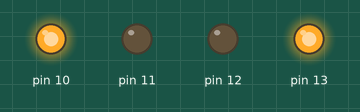
Simulated run of this sketch. Board: Arduino Uno, built with avr-gcc and run on an emulated ATmega328P. Parts: output pins drawn as LEDs (lit = HIGH).

Above: at 0.1 s.
At 1.1 s:
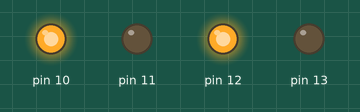
At 2.7 s:
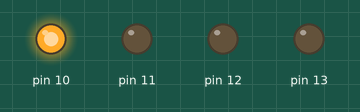
Timing chart, 0 to 3.0 s (numbered marks = the images above):
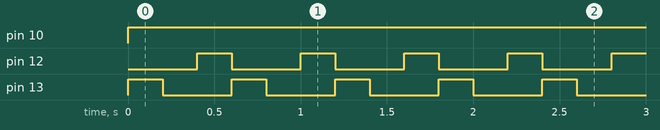

The sketch:

dc-motor.ino
```cpp
void setup() {

pinMode(10, OUTPUT);
pinMode(11, OUTPUT);
pinMode(12, OUTPUT);
pinMode(13, OUTPUT);

}

void loop() {

// pin 10 and 11 move one motor,
// to make the motor moves you need to have always one pin HIGH and the other LOW
  digitalWrite(10, HIGH);
  digitalWrite(11, LOW);


// pin 12 and 13 can move a second motor, you also can connect only one
  digitalWrite(12, LOW);
  digitalWrite(13, HIGH);

  delay(200);

// this stop the motor
  digitalWrite(12, LOW);
  digitalWrite(13, LOW);

  delay(200);
  // the opposite turns the motor in the opposite direction too
  digitalWrite(12, HIGH);
  digitalWrite(13, LOW);

 delay(200);

// this stop the motor
  digitalWrite(12, LOW);
  digitalWrite(13, LOW);


}
```

Measured:
- by itself, pin 10: LOW → HIGH at 0.00 s
- by itself, pin 12, pin 13: alternates HIGH for 0.20 s and LOW for 0.40 s
- by itself, everything shown: repeats every 0.60 s, in 3 steps
